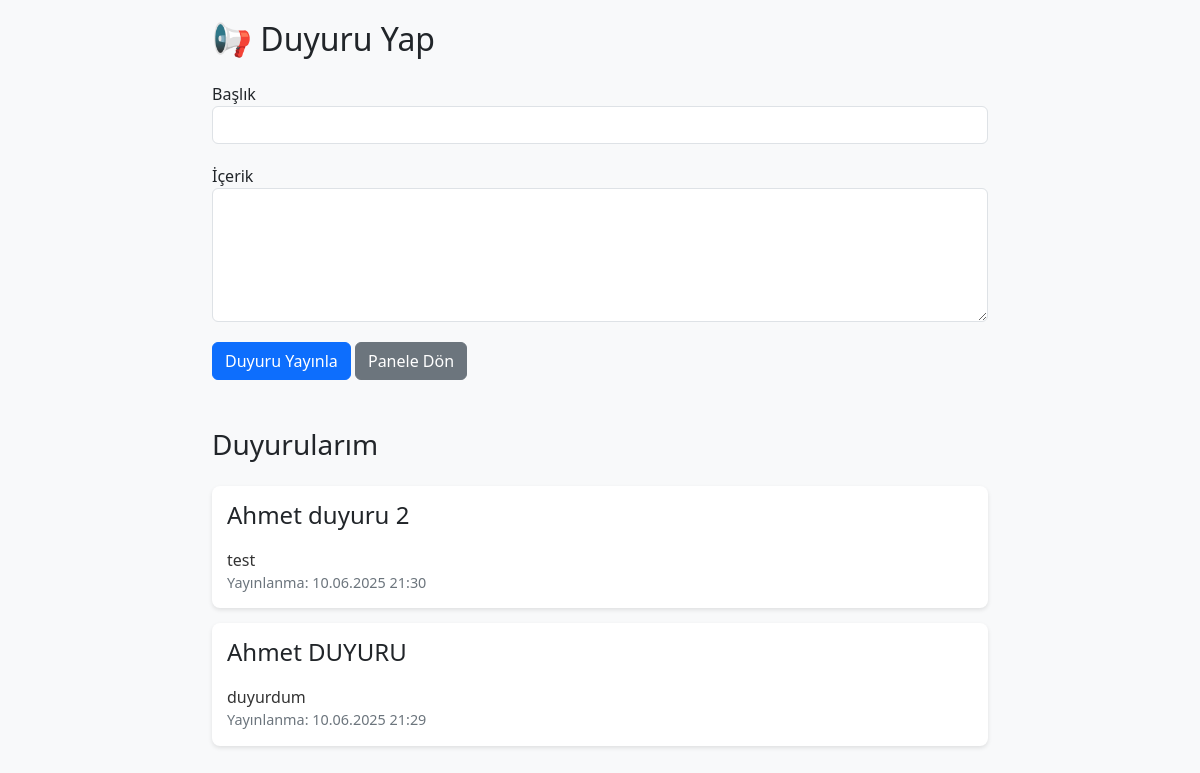
The app's page /duyuru_yap.php (signed in) with its own data.
### tables this page shows
CREATE TABLE `duyurular` (
  `id` int(11) NOT NULL,
  `ogretmen_id` int(11) NOT NULL,
  `baslik` varchar(255) NOT NULL,
  `icerik` text NOT NULL,
  `tarih` datetime NOT NULL,
  `son_gecerlilik_tarihi` datetime DEFAULT NULL,
  `durum` enum('aktif','pasif','','') NOT NULL
);

### duyuru_yap.php (the view, shortened to what this page needs)
<?php
include "db.php";
$ogretmen_id = $_SESSION['ogretmen_id'];
$duyurular = $db->prepare("
    SELECT d.*, o.ad_soyad as ogretmen_adi
    FROM duyurular d
    JOIN ogretmenler o ON d.ogretmen_id = o.id
    WHERE d.ogretmen_id = ?
    ORDER BY d.tarih DESC
");
$duyurular->execute([$ogretmen_id]);
$duyurular_listesi = $duyurular->fetchAll(PDO::FETCH_ASSOC);
?>
<!DOCTYPE html>
<html lang="tr">
<head>
    <link href="assets/css/bootstrap.min.css" rel="stylesheet">
</head>
<body>
    <div class="container">
        <h2 class="mb-4">📢 Duyuru Yap</h2>
        <form method="POST" class="mb-5">
            <div class="form-group">
                <label for="baslik">Başlık</label>
                <input type="text" class="form-control" id="baslik" name="baslik" required>
            </div>
            <div class="form-group">
                <label for="icerik">İçerik</label>
                <textarea class="form-control" id="icerik" name="icerik" rows="5" required></textarea>
            </div>
            <button type="submit" class="btn btn-primary">Duyuru Yayınla</button>
            <a href="panel.php" class="btn btn-secondary">Panele Dön</a>
        </form>
        <h3 class="mb-4">Duyurularım</h3>
        <?php if (empty($duyurular_listesi)): ?>
            <div class="alert alert-info">
                Henüz hiç duyuru yapmadınız.
            </div>
        <?php else: ?>
            <?php foreach ($duyurular_listesi as $duyuru): ?>
                <div class="announcement-card">
                    <div class="announcement-header">
                        <h4><?php echo htmlspecialchars($duyuru['baslik']); ?></h4>
                    </div>
                    <div class="announcement-content">
                        <?php echo nl2br(htmlspecialchars($duyuru['icerik'])); ?>
                    </div>
                    <div class="announcement-time">
                        Yayınlanma: <?php echo date('d.m.Y H:i', strtotime($duyuru['tarih'])); ?>
                    </div>
                </div>
            <?php endforeach; ?>
        <?php endif; ?>
    </div>
</body>
</html>

### duyuru_yap.php (style rules this page uses)
body { padding: 20px; background-color: #f8f9fa; }
.container { max-width: 800px; margin: 0 auto; }
.form-group { margin-bottom: 20px; }
.announcement-card { background: white; border-radius: 8px; box-shadow: 0 2px 4px rgba(0,0,0,0.1); margin-bottom: 15px; padding: 15px; }
.announcement-header { display: flex; justify-content: space-between; margin-bottom: 10px; }
.announcement-content { color: #333; line-height: 1.5; }
.announcement-time { color: #6c757d; font-size: 0.9em; }

### records on screen
duyurular: baslik "Ahmet duyuru 2", icerik "test", tarih "10.06.2025 21:30"
duyurular: baslik "Ahmet DUYURU", icerik "duyurdum", tarih "10.06.2025 21:29"
